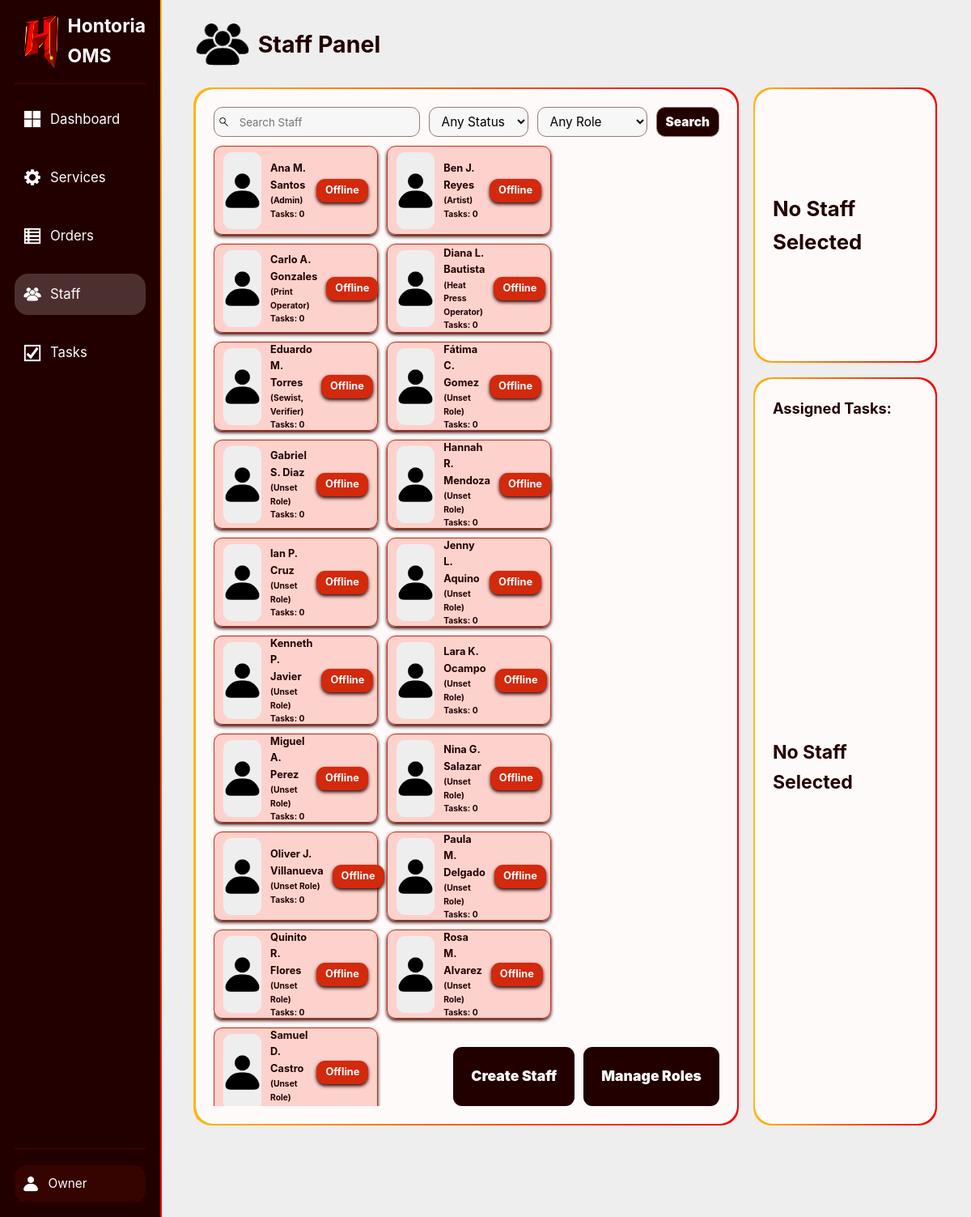
The page /internalWeb/public/index.php?page=staff (signed in) on the database its author committed.
### tables this page shows
CREATE TABLE users (
    id BIGINT UNSIGNED AUTO_INCREMENT PRIMARY KEY,
    username VARCHAR(50) NOT NULL UNIQUE,
    email VARCHAR(100) NOT NULL,
    passwordHash VARCHAR(255) NOT NULL,
    firstName VARCHAR(100) NOT NULL,
    middleName VARCHAR(100) NULL,
    lastName VARCHAR(100) NOT NULL,
    phone VARCHAR(20) NOT NULL,
    isActive BOOLEAN DEFAULT FALSE,
    isOnline BOOLEAN DEFAULT FALSE,
    createdAt TIMESTAMP DEFAULT CURRENT_TIMESTAMP,
    lastLoginAt TIMESTAMP NULL
);

### InternalWeb/Controllers/AuthorizationC.php (called while the page is built, shortened)
<?php
class AuthorizationC {
    private $staffModel;
    public function __construct($pdo) {
        require_once __DIR__ . '/../Models/StaffM.php';
        $this->staffModel = new StaffM($pdo);
    }
    public function showStaff($search = '', $status = '', $error = '') {
        $page = "staff";
        $userRoles = $this->staffModel->getAllUserRoles();
        if ($search !== '' || $status !== '') {
            $staffList = $this->staffModel->getfilteredStaff($search, $status);
        } else {
            $staffList = $this->staffModel->getStaffList();
        }
        $userTaskCountMap = [];
        $currentUserId = $_SESSION['id'];
        $staffList = array_filter($staffList, function ($staff) use ($currentUserId) {
            return $staff['id'] !== $currentUserId;
        });
        require __DIR__ . '/../Views/Staff/Page.php';
    }
    public function keepOnline() {
        $this->staffModel->updateOnlineStatus($_SESSION['id'], true);
    }
}

### InternalWeb/Models/StaffM.php (called while the page is built, shortened)
<?php
class StaffM {
    private $pdo;
    public function __construct($pdo) {
        $this->pdo = $pdo;
    }
    public function getStaffList() {
        $query = "SELECT id, username, firstName, middleName, lastName, isActive, isOnline
                  FROM users
                  ORDER BY
                  CASE
                      WHEN isActive = 1 AND isOnline = 1 THEN 1
                      WHEN isActive = 0 AND isOnline = 1 THEN 2
                      ELSE 3
                  END,
                  firstName, lastName";
        $stmt = $this->pdo->prepare($query);
        $stmt->execute();
        return $stmt->fetchAll(PDO::FETCH_ASSOC);
    }
    public function getAllUserRoles() {
        $query = "SELECT userRoles.userID, userRoles.roleID, roles.name FROM userRoles JOIN roles ON roles.id = userRoles.roleID";
        $stmt = $this->pdo->prepare($query);
        $stmt->execute();
        return $stmt->fetchAll(PDO::FETCH_ASSOC);
    }
}

### InternalWeb/Views/Staff/Page.php (the view, shortened to what this page needs)
<!DOCTYPE html>
<html>
<head>
    <link rel="stylesheet" href="../../Shared/CSS/Main.css">
    <link rel="stylesheet" href="../.CSS/StaffPage.css">
</head>
<body class="asideLayout fixedScreen">
    <?php include("../Views/.Components/SideBar.php"); ?>
    <main class="columnLayout midGap">
        <h1 class="titleLogo minGap tinHeight">
            <img src="../../Shared/Img/PeopleIcon.png" alt="People"> Staff Panel
        </h1>
        <section class="rowLayout flexMax midGap">
            <section class="flexMid roundedMid centerColumnLayout">
                <div class="columnLayout minGap box roundedMid fullHeight fullWidth">
                    <form method="GET" action="index.php?page=staff" class="rowLayout fullWidth minGap">
                        <div class="iconInput flexMax centerHoriRowLayout">
                            <input type="search" name="search" placeholder="Search Staff" class="fullWidth" value="<?= $search ?>">
                            <img src="../../Shared/Img/MagnifierIcon.png" alt="Magnifier">
                        </div>
                        <select name="status">
                            <option value="" <?= $status === '' ? 'selected' : '' ?>>Any Status</option>
                        </select>
                        <select name="role">
                            <option value="">Any Role</option>
                        </select>
                        <input type="submit" value="Search" class="importantInput">
                    </form>
                    <section class="minGap scrollable gridFlexMid" id="staffList">
                        <?php
                        $userRolesMap = [];
                        foreach ($userRoles as $role) {
                            $userRolesMap[$role['userID']][] = $role['name'];
                        }
                        ?>
                        <?php foreach ($staffList as $staff): ?>
                            <?php
                            $fullName = trim("{$staff['firstName']} " . ($staff['middleName'] ? substr($staff['middleName'], 0, 1) . '.' : '') . " {$staff['lastName']}");
                            $taskCount = $userTaskCountMap[$staff['id']] ?? 0;
                            $status = $staff['isOnline'] ? ($taskCount > 0 ? 'Active' : 'Idle') : 'Offline';
                            $statusClass = $staff['isOnline'] ? ($taskCount > 0 ? 'active' : 'idle') : '';
                            $roles = $userRolesMap[$staff['id']] ?? [];
                            $rolesText = !empty($roles) ? implode(', ', $roles) : 'Unset Role';
                            $bgClass = $staff['isOnline'] ? ($taskCount > 0 ? 'yellowTransBG' : 'darkFadedBG') : 'redTransBG';
                            ?>
                            <div class="minHeight minPadding roundedMin rowLayout minGap flexStatic staffElement shadowed <?= $statusClass ?> <?= $bgClass ?>"
                                data-id="<?= $staff['id'] ?>" data-name="<?= htmlspecialchars($fullName) ?>" data-roles="<?= $rolesText ?>">
                                <div style="background: var(--gray);" class="flexMid roundedMin centerColumnLayout">
                                    <img src="../../Shared/Img/PersonIcon.png" alt="Person">
                                </div>
                                <div class="flexMax centerHoriColumnLayout">
                                    <h5><?= htmlspecialchars($fullName) ?></h5>
                                    <h6 class="capitalFirst">(<?= $rolesText ?>)</h6>
                                    <h6 class="capitalFirst">Tasks: <?= $taskCount ?></h6>
                                </div>
                                <div class="flexMin status roundedMin minPadding centerColumnLayout shadowed">
                                    <h5><?= $status ?></h5>
                                </div>
                            </div>
                        <?php endforeach; ?>
                        <div class="tinHeight"></div>
                    </section>
                    <div class="rowLayout minGap souEastAbsolute">
                        <?php if (in_array("canCreateUserAccounts", $_SESSION['permissions'])): ?>
                            <a href="index.php?page=staff&action=create" class="roundedMin centerColumnLayout importantInput regPadding emphasizedText">Create Staff</a>
                        <?php endif; ?>
                        <?php if (in_array("canAlterAccountRoles", $_SESSION['permissions'])): ?>
                            <a href="index.php?page=staff&action=manageRoles" class="roundedMin centerColumnLayout importantInput regPadding emphasizedText">Manage Roles</a>
                        <?php endif; ?>
                    </div>
                </div>
            </section>
            <section class="columnLayout midGap flexMin">
                <section class="box centerColumnLayout roundedMid minGap flexMin">
                    <h3 id="selectedStaffName">No Staff Selected</h3>
                    <div class="gradientBorderDiag"></div>
                </section>
                <section class="box centerColumnLayout roundedMid flexMid noBasis noMinHeight minGap">
                    <h5 class="leftStart">Assigned Tasks:</h5>
                    <div id="taskListContainer" class="scrollable fullDimensions columnLayout minGap">
                        <h2 class="centerMarginsSelf">No Staff Selected</h2>
                    </div>
                    <div class="gradientBorderDiag"></div>
                </section>
            </section>
        </section>
    </main>
    <?php include("../Views/.Components/ConfirmationBox.php"); ?>
</body>
</html>

### internalWeb/public/index.php (shortened to what this page needs)
<?php
require_once __DIR__ . '/../../Config/config.php';
require_once __DIR__ . '/../Controllers/AuthorizationC.php';
$page = $_GET['page'] ?? 'login';
$action = $_GET['action'] ?? 'show';
$authorization = new AuthorizationC($pdo);
switch ($page) {
    case 'staff':
        if ($action === 'filter') {
            $search = $_GET['search'] ?? '';
            $status = $_GET['status'] ?? '';
            $authorization->showStaff($search, $status);
        } else if ($action === 'setRoles') {
            $authorization->setUserRoles();
        } else if ($action === 'create') {
            $authorization->showAccountCreationPage();
        } else if ($action === 'createFinal') {
            $authorization->createAccount();
        } else if ($action === 'manageRoles') {
            $authorization->showRoleManagementPage();
        } else if ($action === 'changeRolePermissions') {
            $authorization->setRolePermissions();
        } else if ($action === 'changeManagementRules') {
            $authorization->setRoleManagementGovernance();
        } else if ($action === 'changeProcessTasks') {
            $authorization->setRoleProcessTasks();
        } else if ($action === 'createRole') {
            $authorization->createRole();
        } else if ($action === 'deleteRole') {
            $authorization->deleteRole();
        } else if ($action === 'delete') {
            $authorization->deleteAccount();
        } else {
            $authorization->showStaff();
        }
        break;
}

### InternalWeb/Views/.Components/Sidebar.php (shortened to what this page needs)
<!DOCTYPE html>
<?php
$navLinks = [
    'dashboard' => [
        'label' => 'Dashboard',
        'icon'  => '../../Shared/Img/4BoxIcon.png',
        'permission' => null,
    ],
    'services' => [
        'label' => 'Services',
        'icon'  => '../../Shared/Img/GearIcon.png',
        'permission' => 'canViewServicesPage',
    ],
    'orders' => [
        'label' => 'Orders',
        'icon'  => '../../Shared/Img/ListIcon.png',
        'permission' => 'canViewOrdersPage',
    ],
    'staff' => [
        'label' => 'Staff',
        'icon'  => '../../Shared/Img/PeopleIcon.png',
        'permission' => 'canViewStaffPage',
    ],
    'tasks' => [
        'label' => 'Tasks',
        'icon'  => '../../Shared/Img/CheckBoxIcon.png',
        'permission' => null,
    ],
];
?>
<aside id="sidebar" class="columnLayout">
    <section class="columnLayout minGap flexMax">
        <h1 class="titleLogo tinHeight selfCenter">
            <img src="../../Shared/Img/Logo.png" alt="logo"> Hontoria OMS
        </h1>
        <nav class="columnLayout midGap">
            <?php foreach ($navLinks as $linkPage => $linkData): ?>
                <?php
                $active = ($page === $linkPage) ? 'active' : '';
                ?>
                <a href="index.php?page=<?= $linkPage ?>"
                    class="iconLink centerHoriRowLayout minGap <?= $active ?>">
                    <img src="<?= $linkData['icon'] ?>" alt="<?= $linkData['label'] ?>">
                    <span><?= $linkData['label'] ?></span>
                </a>
            <?php endforeach; ?>
        </nav>
        <div id="sidebarFooter" class="<?= ($page === 'account') ? 'active' : '' ?>">
            <a href="index.php?page=account" class="iconLink centerHoriRowLayout minGap">
                <img src="../../Shared/Img/PersonIcon.png" alt="Person">
                <span class="capitalFirst"><?= $_SESSION['username'] ?></span>
            </a>
        </div>
    </section>
    <div class="gradientBorderVert"></div>
</aside>

### InternalWeb/Views/.Components/ConfirmationBox.php (shortened to what this page needs)
<!DOCTYPE html>

### InternalWeb/.CSS/StaffPage.css (style rules this page uses)
.staffElement { border: 0.05rem solid var(--red); cursor: pointer; }
.staffElement img { height: 50%; }
.status { height: 1.3rem; align-self: center; color: var(--white); background: var(--red); }

### Shared/CSS/Base.css (style rules this page uses)
* { margin: 0; padding: 0; box-sizing: border-box; }
html { font-family: "Inter", -apple-system, BlinkMacSystemFont, "Segoe UI", Roboto, "Helvetica Neue", Arial, "Noto Sans", sans-serif, "Apple Color Emoji", "Segoe UI Emoji", "Segoe UI Symbol", "Noto Color Emoji"; font-size: 22px; line-height: 1.6; color: var(--dark); }
:root { --white: #fffafa; --whiteTrans: #fffafa31; --whiteFaded: #fffafa17; --dark: #220000; --darkTrans: #22000046; --darkFaded: #2200002a; --darkGray: #997979; --lightGray: #f7f7f7; --gray: #eeeeee; --red: #d3290d; --redTrans: #f522022f; --redFaded: #f5220217; --yellow: #FFB611; --yellowTrans: #ffb8115e; --yellowGreen: #efff11; --yellowGreenTrans: #efff115e; --green: #2eef10; --greenTrans: #2eef1057; --blue: #088bfd; --gradientDiag: linear-gradient(to left, #F20505, #FFB611); --gradientVert: linear-gradient(to top, #F20505, #FFB611); }
body { min-height: 100vh; overflow-x: hidden; background-color: var(--gray); }
input[type=text], input[type=number], input[type=password], input[type=search], input[type=tel], input[type=email], input[type=url], input[type=button], input[type=submit], input[type=date], input[type="file"], button, select, textarea { font-family: "Inter", -apple-system, BlinkMacSystemFont, "Segoe UI", Roboto, "Helvetica Neue", Arial, "Noto Sans", sans-serif, "Apple Color Emoji", "Segoe UI Emoji", "Segoe UI Symbol", "Noto Color Emoji"; height: 1.7rem; padding: 0 0.5rem; background: var(--lightGray); border-radius: 0.5rem; border: 0.1em solid var(--darkGray); }
input[type=button], input[type=submit], button, select, a { cursor: pointer; font-size: 0.7rem; }
a { color: var(--white); text-decoration: none; }
img { height: 70%; }
p, div { font-size: 0.7rem; }

### Shared/CSS/Layout.css (style rules this page uses)
.centerColumnLayout { display: flex; justify-content: center; flex-direction: column; align-items: center; }
.asideLayout { display: flex; }
.asideLayout>aside { flex: 1; }
.asideLayout>main { flex: 6; }
.asideLayout>main>*:first-child { margin-top: 1rem; }
.asideLayout>main>* { margin-right: 2rem; margin-left: 2rem; }
.asideLayout>main>section { max-height: 85vh; height: 85vh; }
.columnLayout { display: flex; flex-direction: column; }
.centerHoriColumnLayout { display: flex; justify-content: center; flex-direction: column; }
.minGap { gap: 0.5rem; }
.midGap { gap: 1rem; }
.fullHeight { height: 100%; }
.fullWidth { width: 100%; }
.fullDimensions { height: 100% !important; width: 100% !important; }
.leftStart { align-self: baseline; }
.centerHoriRowLayout { display: flex; align-items: center; }
.rowLayout { display: flex; }
.regPadding { padding: 1rem !important; }
.minPadding { padding: 0.3rem 0.5rem; }
.flexMin { flex: 1 !important; }
.flexMid { flex: 3 !important; }
.flexMax { flex: 6 !important; }
.scrollable { overflow-y: scroll !important; }
.fixedScreen { overflow: hidden; }
.tinHeight { height: 3rem !important; }
.minHeight { height: 5rem !important; }
.gridFlexMid { display: flex; flex-wrap: wrap; flex: auto; height: unset; flex-grow: 0; }
.gridFlexMid>* { width: 32.5%; }
.flexStatic { flex-grow: 0; }
.centerMarginsSelf { margin: auto; }
.souEastAbsolute { position: absolute; bottom: 1rem; right: 1rem; }
*:has(> .eastAbsolute), *:has(> .norWestAbsolute), *:has(> .norEastAbsolute), *:has(> .souEastAbsolute), *:has(> .souWestAbsolute) { position: relative; }
.selfCenter { align-self: center; justify-self: center; }
.noMinHeight { min-height: 0 !important; }

### rows shown on the page
users: fullName "Ana M. Santos", id "Admin", id "0", isOnline "Offline"
users: fullName "Ben J. Reyes", id "Artist", id "0", isOnline "Offline"
users: fullName "Carlo A. Gonzales", id "Print Operator", id "0", isOnline "Offline"
users: fullName "Diana L. Bautista", id "Heat Press Operator", id "0", isOnline "Offline"
users: fullName "Eduardo M. Torres", id "Sewist, Verifier", id "0", isOnline "Offline"
users: fullName "Fátima C. Gomez", rolesText "Unset Role", id "0", isOnline "Offline"
users: fullName "Gabriel S. Diaz", rolesText "Unset Role", id "0", isOnline "Offline"
users: fullName "Hannah R. Mendoza", rolesText "Unset Role", id "0", isOnline "Offline"
users: fullName "Ian P. Cruz", rolesText "Unset Role", id "0", isOnline "Offline"
users: fullName "Jenny L. Aquino", rolesText "Unset Role", id "0", isOnline "Offline"
users: fullName "Kenneth P. Javier", rolesText "Unset Role", id "0", isOnline "Offline"
users: fullName "Lara K. Ocampo", rolesText "Unset Role", id "0", isOnline "Offline"
users: fullName "Miguel A. Perez", rolesText "Unset Role", id "0", isOnline "Offline"
users: fullName "Nina G. Salazar", rolesText "Unset Role", id "0", isOnline "Offline"
users: fullName "Oliver J. Villanueva", rolesText "Unset Role", id "0", isOnline "Offline"
users: fullName "Paula M. Delgado", rolesText "Unset Role", id "0", isOnline "Offline"
users: fullName "Quinito R. Flores", rolesText "Unset Role", id "0", isOnline "Offline"
users: fullName "Rosa M. Alvarez", rolesText "Unset Role", id "0", isOnline "Offline"
users: fullName "Samuel D. Castro", rolesText "Unset Role", isOnline "Offline"

### other values the page prints
$linkData['label'] "Dashboard"
$linkData['label'] "Services"
$linkData['label'] "Orders"
$linkData['label'] "Staff"
$linkData['label'] "Tasks"
$_SESSION['username'] "Owner"
